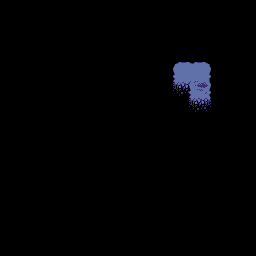

This is a level from a 2D game, rendered from its Tiled map with the project's own tilesets. A one-line summary and the complete map file follow:
An orthogonal 16x16 tile map with 16x16 px tiles, 2 tile layers (Terrain_1, Terrain_2), 7 tilesets and 4 objects.

<map version="1.10" tiledversion="1.12.2" orientation="orthogonal" renderorder="right-down" width="16" height="16" tilewidth="16" tileheight="16" infinite="0" nextlayerid="5" nextobjectid="14">
 <tileset firstgid="1" source="../tilesets/terrain.tsx" />
 <tileset firstgid="67" source="../tilesets/building_1.tsx" />
 <tileset firstgid="69" source="../tilesets/unit_1.tsx" />
 <tileset firstgid="71" source="../tilesets/unit_3.tsx" />
 <tileset firstgid="73" source="../tilesets/spacebodies.tsx" />
 <tileset firstgid="79" source="../tilesets/unit_4.tsx" />
 <tileset firstgid="83" source="../tilesets/tank.tsx" />
 <objectgroup id="4" name="Space">
  <object id="5" gid="76" x="16" y="16" width="16" height="16" />
  <object id="6" gid="78" x="32" y="224" width="16" height="16" />
  <object id="9" gid="74" x="224" y="80" width="16" height="16" />
 </objectgroup>
 <layer id="1" name="Terrain_1" width="16" height="16">
  <data encoding="csv">
0,0,0,0,0,0,0,0,0,0,0,0,0,0,0,0,
0,0,0,0,0,0,0,0,0,0,0,0,0,0,0,0,
0,0,0,0,0,0,0,0,0,0,0,0,0,0,0,0,
0,0,0,0,0,0,0,0,0,0,0,7,7,0,0,0,
0,0,0,0,0,0,0,0,0,0,6,5,5,8,0,0,
0,0,0,0,0,0,0,0,0,0,10,30,2,8,0,0,
0,0,0,0,0,0,0,0,0,0,0,10,9,11,0,0,
0,0,0,0,0,0,0,0,0,0,0,0,0,0,0,0,
0,0,0,0,0,0,0,0,0,0,0,0,0,0,0,0,
0,0,0,0,0,0,0,0,0,0,0,0,0,0,0,0,
0,0,0,0,0,0,0,0,0,0,0,0,0,0,0,0,
0,0,0,0,0,0,0,0,0,0,0,0,0,0,0,0,
0,0,0,0,0,0,0,0,0,0,0,0,0,0,0,0,
0,0,0,0,0,0,0,0,0,0,0,0,0,0,0,0,
0,0,0,0,0,0,0,0,0,0,0,0,0,0,0,0,
0,0,0,0,0,0,0,0,0,0,0,0,0,0,0,0
</data>
 </layer>
 <layer id="3" name="Terrain_2" width="16" height="16">
  <data encoding="csv">
0,0,0,0,0,0,0,0,0,0,0,0,0,0,0,0,
0,0,0,0,0,0,0,0,0,0,0,0,0,0,0,0,
0,0,0,0,0,0,0,0,0,0,0,0,0,0,0,0,
0,0,0,0,0,0,0,0,0,0,0,0,0,0,0,0,
0,0,0,0,0,0,0,0,0,0,0,0,0,0,0,0,
0,0,0,0,0,0,0,0,0,0,0,0,0,0,0,0,
0,0,0,0,0,0,0,0,0,0,0,0,0,0,0,0,
0,0,0,0,0,0,0,0,0,0,0,0,0,0,0,0,
0,0,0,0,0,0,0,0,0,0,0,0,0,0,0,0,
0,0,0,0,0,0,0,0,0,0,0,0,0,0,0,0,
0,0,0,0,0,0,0,0,0,0,0,0,0,0,0,0,
0,0,0,0,0,0,0,0,0,0,0,0,0,0,0,0,
0,0,0,0,0,0,0,0,0,0,0,0,0,0,0,0,
0,0,0,0,0,0,0,0,0,0,0,0,0,0,0,0,
0,0,0,0,0,0,0,0,0,0,0,0,0,0,0,0,
0,0,0,0,0,0,0,0,0,0,0,0,0,0,0,0
</data>
 </layer>
 <objectgroup id="2" name="Building">
  <properties>
   <property name="Block" type="bool" value="true" />
  </properties>
  <object id="10" gid="79" x="192" y="80" width="16" height="16" />
 </objectgroup>
</map>
